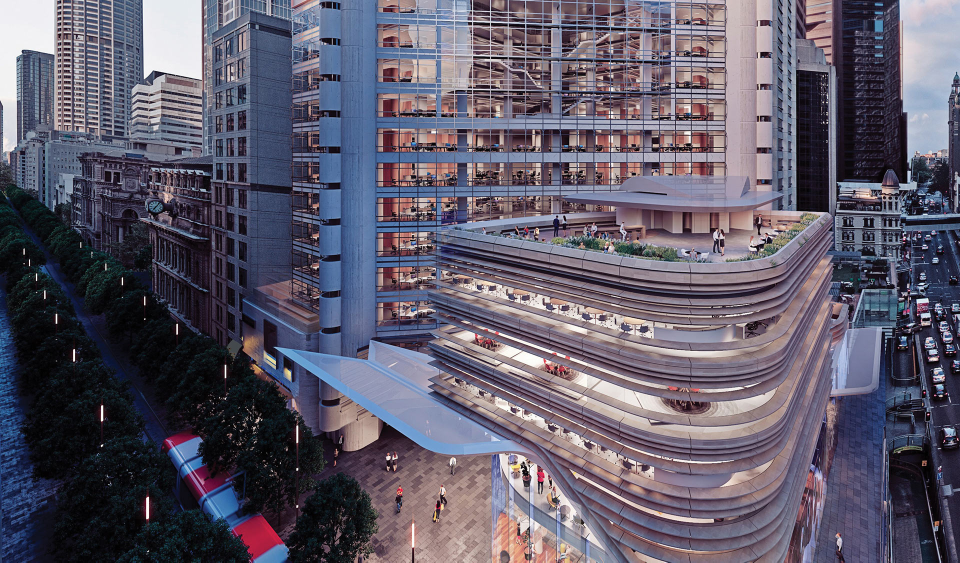
#> input picture 01-Single-View-Geometry/Project Description/3.jpg, 1920 x 1125 px, found by its file name (shown at 1/2 size)
$ jupyter execute 'main - 2.ipynb'
#> lines starting #> are read from the running program, lines starting #| are printed output that depends on the picture; after the words box and inside, x2 and y2 are one past the last pixel; in counts of white or black regions, pixels touching at a corner belong together
[cell 1]
import numpy as np
import matplotlib.pyplot as plt
import cv2
import seaborn as sns
plt.rcParams['figure.figsize'] = [16, 12]
import math

[cell 2]
image = cv2.imread("./3.jpg")
#> image is the input picture: shape (1125, 1920, 3); mean B, G, R 106.2, 90.8, 95.6

def mouse_callback(event, x, y, flags, param):
    global positions
    global image

    if event == cv2.EVENT_LBUTTONDOWN:
        positions.append((x, y))
        cv2.circle(image, positions[-1], 8, (91, 80, 242), -1)

cv2.namedWindow("Image")
cv2.setMouseCallback("Image", mouse_callback)
positions = []

while False:
    # Display the image
    cv2.imshow("Image", image)
    # Check for key press
    key = cv2.waitKey(1) & 0xFF
    if key == ord("q"):
        cv2.destroyWindow("Image")
        cv2.destroyAllWindows()
        cv2.waitKey(1)
        break

# Close all windows
cv2.destroyAllWindows()

positions = np.array([[ 597,  854],
 [ 164,  487],
 [ 300,  997],
 [  51,  499],
 [ 502,   50],
 [ 427,   90],
 [ 502,  369],
 [ 428,  363],
 [ 857,  667],
 [1165,  788],
 [ 856,  760],
 [1165,  917]])
position = np.reshape(positions,(-1,2))
print(position)

[cell 3]
lines = np.reshape(position,(-1,2,2,2))

def calculate_line_equation(line):
    (x1, y1), (x2, y2) = line
    m = (y2 - y1) / (x2 - x1)
    b = y1 - m * x1
    return m, b
# Calculate the equation for each line
equations = []
for line in lines:
    m, b = calculate_line_equation(line)
    equations.append((m, b))

equations = np.array(equations)

print(position)
for i in range(1,len(positions),2):
    cv2.line(image,pt1=positions[i-1],pt2=positions[i],color=(242,23,23),thickness=6)
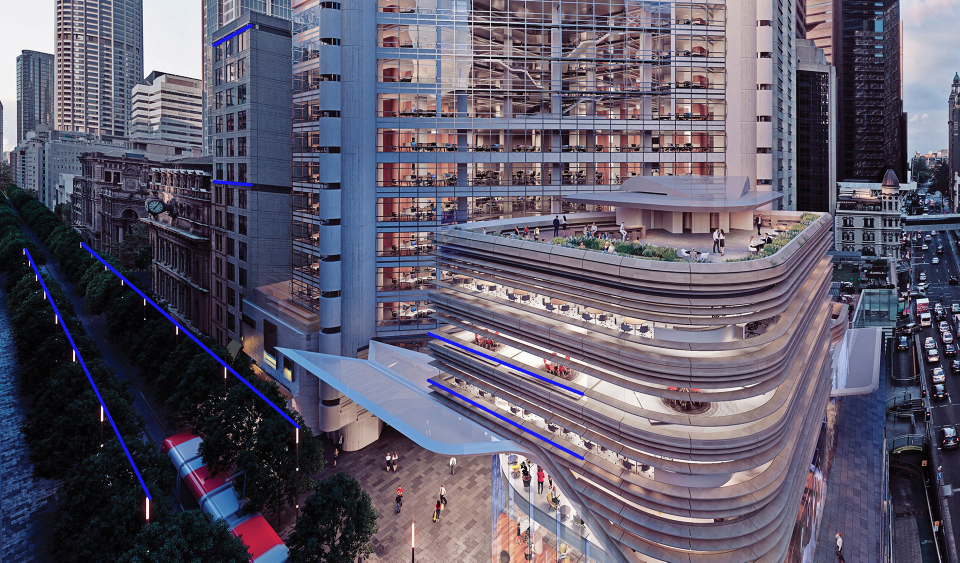
#> image: shape (1125, 1920, 3) (shown at 1/2 size); 0.63% of pixels changed, all inside (x1, y1, x2, y2) = (48, 47, 1169, 1001)

for pos in positions:
    cv2.circle(image, pos, 5, (91, 80, 242), -1)
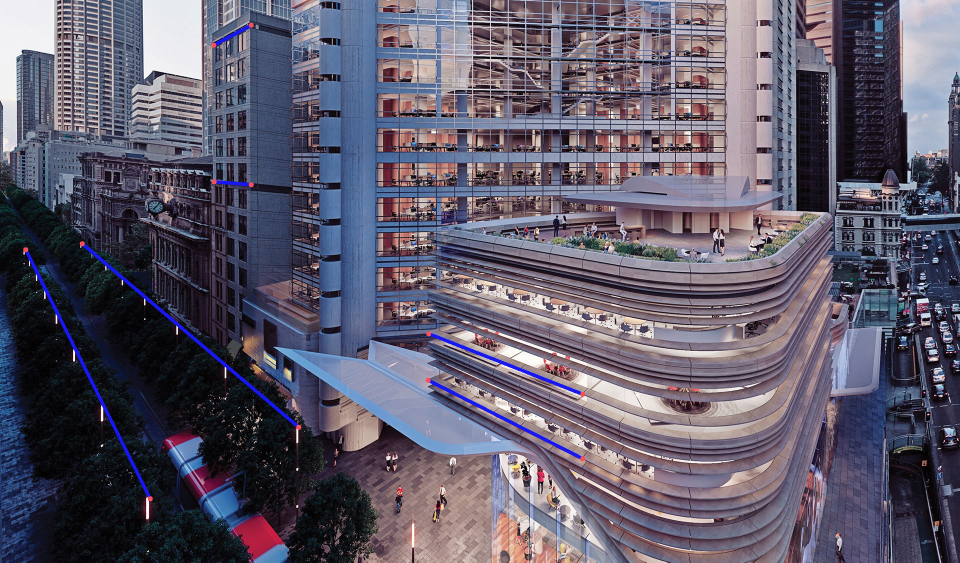
#> image: shape (1125, 1920, 3) (shown at 1/2 size); 0.04% of pixels changed, all inside (x1, y1, x2, y2) = (46, 45, 1171, 1003)

plt.imshow(image[:,:,::-1])
plt.axis("off")
plt.title("Selected Points with lines")
plt.show()

[cell 4]
def GetVanishingPoint(Lines):
    VanishingPoint = None
    MinError = 100000000000
    for i in range(len(Lines)):
        for j in range(i+1, len(Lines)):
            m1, c1 = Lines[i][0], Lines[i][1]
            m2, c2 = Lines[j][0], Lines[j][1]
            if m1 != m2:
                x0 = (c1 - c2) / (m2 - m1)
                y0 = m1 * x0 + c1

                err = 0
                for k in range(len(Lines)):
                    m, c = Lines[k][0], Lines[k][1]
                    m_ = (-1 / m)
                    c_ = y0 - m_ * x0

                    x_ = (c - c_) / (m_ - m)
                    y_ = m_ * x_ + c_
                    l = math.sqrt((y_ - y0)**2 + (x_ - x0)**2)
                    err += l**2

                err = math.sqrt(err)
                if MinError > err:
                    MinError = err
                    VanishingPoint = [x0, y0]

    return VanishingPoint

def line_intersection(line1, line2):
    xdiff = (line1[0][0] - line1[1][0], line2[0][0] - line2[1][0])
    ydiff = (line1[0][1] - line1[1][1], line2[0][1] - line2[1][1])

    def det(a, b):
        return a[0] * b[1] - a[1] * b[0]

    div = det(xdiff, ydiff)
    if div == 0:
       raise Exception('lines do not intersect')

    d = (det(*line1), det(*line2))
    x = det(d, xdiff) / div
    y = det(d, ydiff) / div
    return x, y


vanishing_points = []
w,h,I = 3,1,0
plt.imshow(image[:,:,::-1])
for i in range(0,len(positions)-3,4):
    I+=1
    #plt.subplot(w,h,I)
    A = np.array(line_intersection(position[i:i+2],position[i+2:i+4]))
    vanishing_points.append(A)
    X_range = [A[0]]
    Y_range = [A[1]]
    for p in position[i:i+4]:
        X_range.append(p[0])
        Y_range.append(p[1])
    plt.scatter(X_range,Y_range,color="red")
    plt.plot(X_range[:3],Y_range[:3],"--",color="orange",alpha=.5)
    del X_range[1],X_range[1],Y_range[1],Y_range[1]
    plt.plot(X_range,Y_range,"--",color="orange",alpha=.5)

plt.axis("off")
plt.title("Vanishing Points")
plt.show()
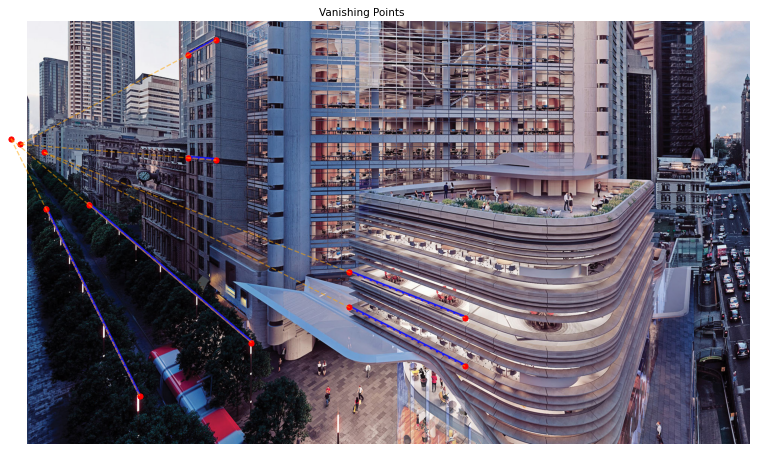
#> figure drawn by matplotlib, 1 panel
vanishing_points

[cell 5]
def compute_w(vp1, vp2, vp3):
    a0 = np.array([[ (vp1[0]*vp2[0]) + (vp1[1] * vp2[1]) ],[ vp1[1] + vp1[0] ],[ vp2[1] + vp1[1] ], [1]])
    a1 = np.array([[ (vp1[0]*vp3[0]) + (vp1[1] * vp3[1]) ],[ vp1[1] + vp1[0] ],[ vp3[1] + vp1[1] ],[1]])
    a2 = np.array([[ (vp3[0]*vp2[0]) + (vp3[1] * vp2[1]) ],[ vp3[1] + vp3[0] ],[ vp2[1] + vp3[1] ],[1]])
    A = np.array([a0, a1, a2]).squeeze()
    U, S, V = np.linalg.svd(A)
    soln = V[-1]
    W = np.array([[soln[0], 0, soln[1]],[0, soln[0], soln[2]],[soln[1], soln[2], soln[3]]])
    return W
w = compute_w(*vanishing_points)

[cell 6]
def make_positive_definite(A, alpha=0.01):
#> called with A = array of shape (3, 3), alpha = 0.01
    n = A.shape[0]
    A_reg = A + alpha*np.eye(n)
    eigvals = np.linalg.eigvals(A_reg)
    while np.any(eigvals <= 0):
        alpha *= 10
        A_reg = A + alpha*np.eye(n)
        eigvals = np.linalg.eigvals(A_reg)
    return A_reg

A = np.array(w)
A_pos_def = make_positive_definite(A)

$ run again, with 01-Single-View-Geometry/Project Description/1.jpg copied over 01-Single-View-Geometry/Project Description/3.jpg
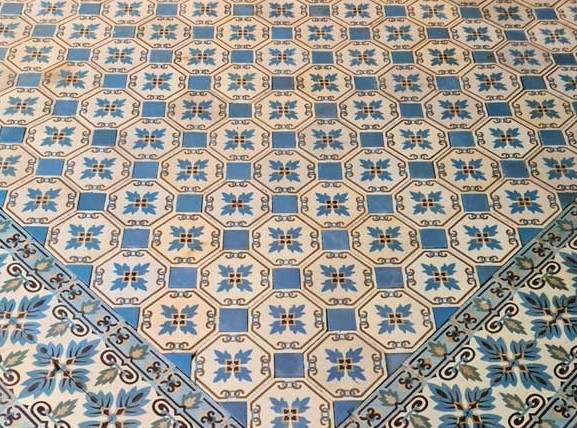
#> input picture 01-Single-View-Geometry/Project Description/1.jpg, 577 x 428 px, found by its file name
#> image is the input picture: shape (428, 577, 3); mean B, G, R 148.4, 155.6, 160.4
#> after the loop `for pos in positions:`:
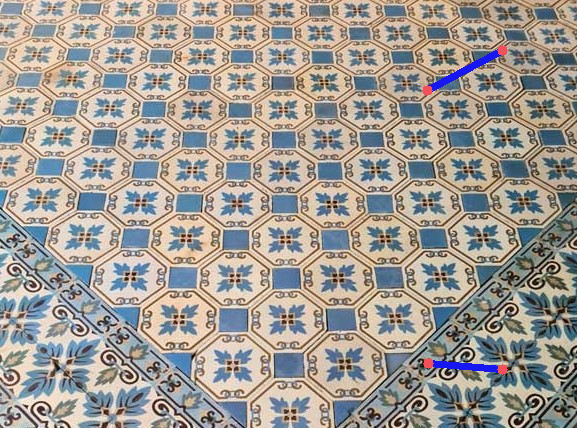
#> image: shape (428, 577, 3); mean B, G, R 148.8, 155.1, 160.1
#> `plt.show()`:
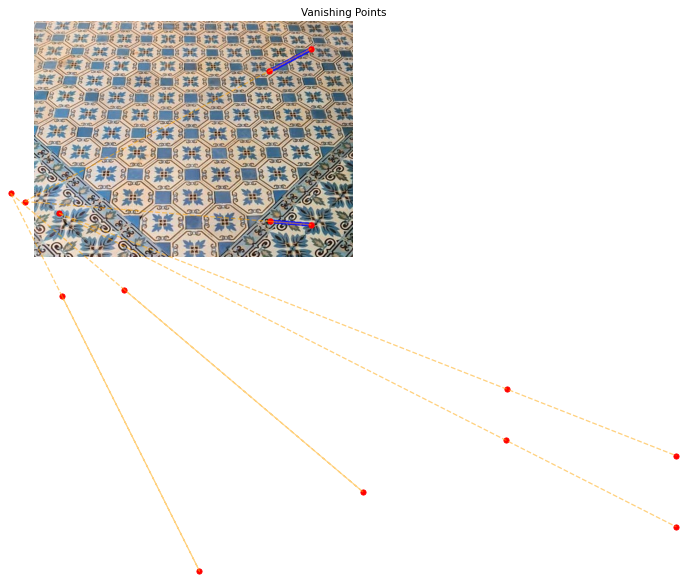
#> figure drawn by matplotlib, 1 panel

$ run again, with 01-Single-View-Geometry/Project Description/2.jpg copied over 01-Single-View-Geometry/Project Description/3.jpg
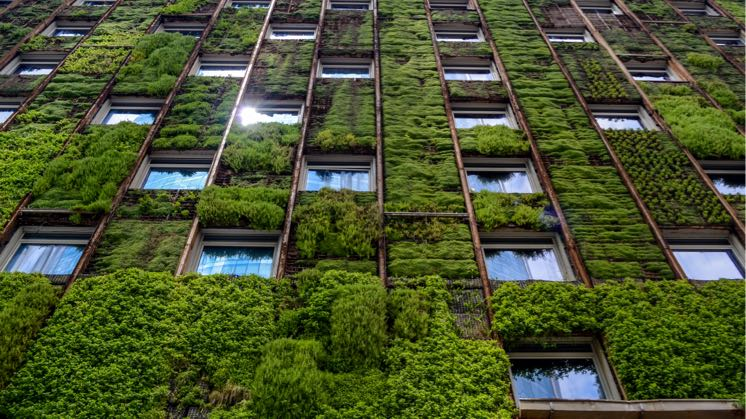
#> input picture 01-Single-View-Geometry/Project Description/2.jpg, 746 x 419 px, found by its file name
#> image is the input picture: shape (419, 746, 3); mean B, G, R 46.6, 82.8, 72.5
#> after the loop `for pos in positions:`:
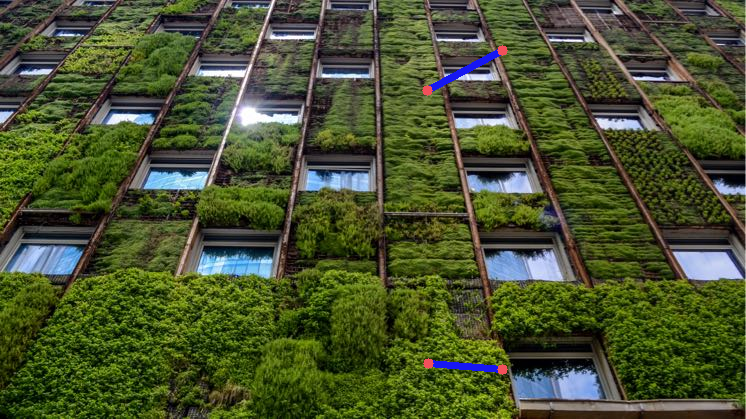
#> image: shape (419, 746, 3); mean B, G, R 47.2, 82.5, 72.4
#> `plt.show()`:
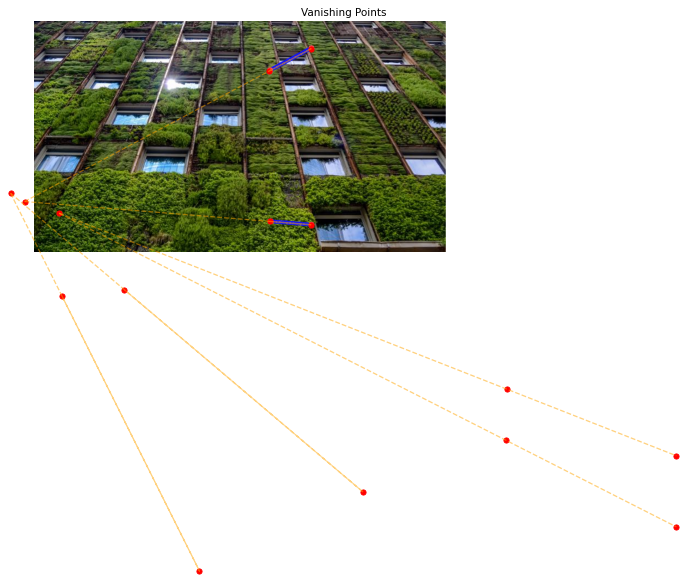
#> figure drawn by matplotlib, 1 panel

$ run again, with 01-Single-View-Geometry/Project Description/4.png saved as 01-Single-View-Geometry/Project Description/3.jpg
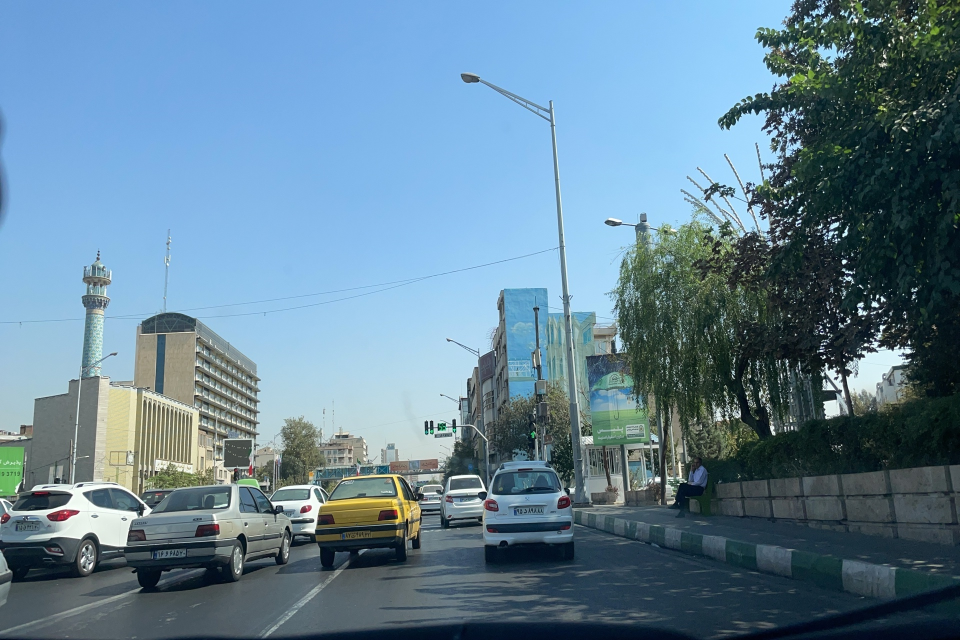
#> input picture 01-Single-View-Geometry/Project Description/4.png, 1920 x 1280 px, found by its file name (shown at 1/2 size)
#> image is the input picture: shape (1280, 1920, 3); mean B, G, R 149.6, 130.4, 99.5
#> after the loop `for i in range(1,len(positions),2):`:
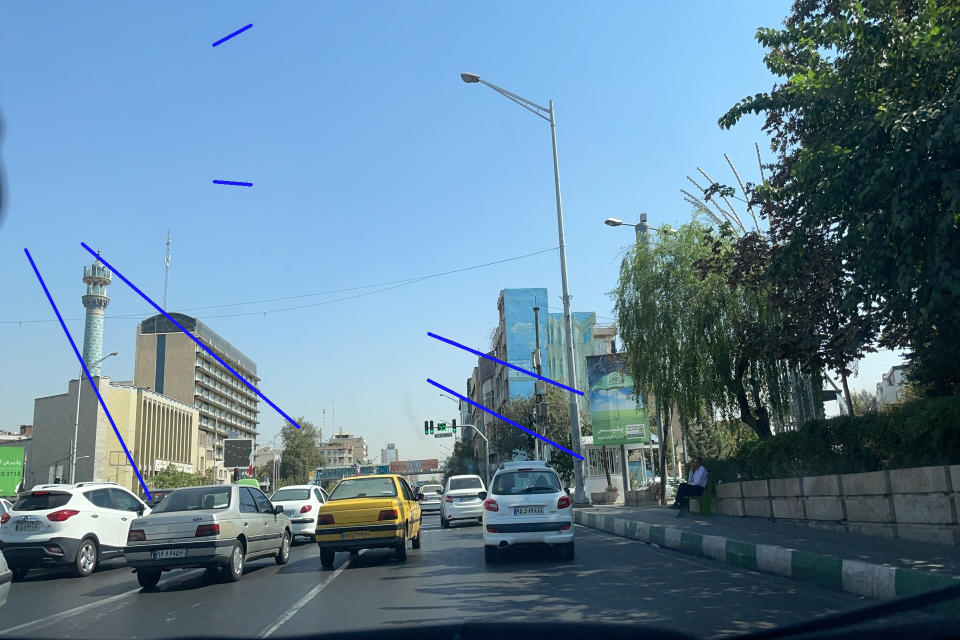
#> image: shape (1280, 1920, 3) (shown at 1/2 size); 0.55% of pixels changed, all inside (x1, y1, x2, y2) = (48, 47, 1169, 1001)
#> `plt.show()`:
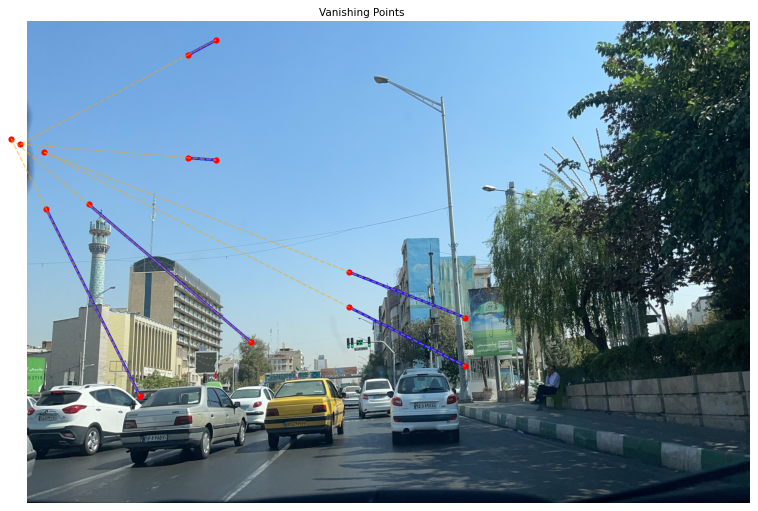
#> figure drawn by matplotlib, 1 panel
